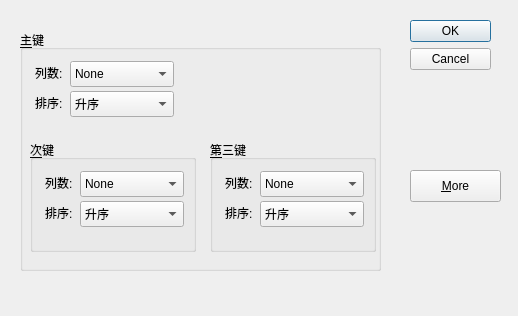
<?xml version="1.0" encoding="UTF-8"?>
<ui version="4.0">
 <class>Dialog</class>
 <widget class="QDialog" name="Dialog">
  <property name="geometry">
   <rect>
    <x>0</x>
    <y>0</y>
    <width>518</width>
    <height>316</height>
   </rect>
  </property>
  <property name="windowTitle">
   <string>Dialog</string>
  </property>
  <widget class="QDialogButtonBox" name="buttonBox">
   <property name="geometry">
    <rect>
     <x>410</x>
     <y>20</y>
     <width>81</width>
     <height>241</height>
    </rect>
   </property>
   <property name="orientation">
    <enum>Qt::Vertical</enum>
   </property>
   <property name="standardButtons">
    <set>QDialogButtonBox::Cancel|QDialogButtonBox::Ok</set>
   </property>
  </widget>
  <widget class="QPushButton" name="pushButton">
   <property name="geometry">
    <rect>
     <x>410</x>
     <y>170</y>
     <width>91</width>
     <height>32</height>
    </rect>
   </property>
   <property name="text">
    <string>&amp;More</string>
   </property>
  </widget>
  <widget class="QGroupBox" name="groupBox">
   <property name="geometry">
    <rect>
     <x>20</x>
     <y>30</y>
     <width>361</width>
     <height>241</height>
    </rect>
   </property>
   <property name="title">
    <string>&amp;主键</string>
   </property>
   <widget class="QLabel" name="label">
    <property name="geometry">
     <rect>
      <x>15</x>
      <y>33</y>
      <width>30</width>
      <height>19</height>
     </rect>
    </property>
    <property name="text">
     <string>列数:</string>
    </property>
   </widget>
   <widget class="QLabel" name="label_2">
    <property name="geometry">
     <rect>
      <x>15</x>
      <y>63</y>
      <width>30</width>
      <height>19</height>
     </rect>
    </property>
    <property name="text">
     <string>排序:</string>
    </property>
   </widget>
   <widget class="QComboBox" name="comboBox">
    <property name="geometry">
     <rect>
      <x>50</x>
      <y>31</y>
      <width>104</width>
      <height>26</height>
     </rect>
    </property>
    <item>
     <property name="text">
      <string>None</string>
     </property>
    </item>
   </widget>
   <widget class="QComboBox" name="comboBox_2">
    <property name="geometry">
     <rect>
      <x>50</x>
      <y>61</y>
      <width>104</width>
      <height>26</height>
     </rect>
    </property>
    <item>
     <property name="text">
      <string>升序</string>
     </property>
    </item>
    <item>
     <property name="text">
      <string>降序</string>
     </property>
    </item>
   </widget>
   <widget class="QGroupBox" name="groupBox_2">
    <property name="geometry">
     <rect>
      <x>10</x>
      <y>110</y>
      <width>166</width>
      <height>112</height>
     </rect>
    </property>
    <property name="title">
     <string>&amp;次键</string>
    </property>
    <widget class="QLabel" name="label_5">
     <property name="geometry">
      <rect>
       <x>15</x>
       <y>33</y>
       <width>30</width>
       <height>19</height>
      </rect>
     </property>
     <property name="text">
      <string>列数:</string>
     </property>
    </widget>
    <widget class="QLabel" name="label_6">
     <property name="geometry">
      <rect>
       <x>15</x>
       <y>63</y>
       <width>30</width>
       <height>19</height>
      </rect>
     </property>
     <property name="text">
      <string>排序:</string>
     </property>
    </widget>
    <widget class="QComboBox" name="comboBox_5">
     <property name="geometry">
      <rect>
       <x>50</x>
       <y>31</y>
       <width>104</width>
       <height>26</height>
      </rect>
     </property>
     <item>
      <property name="text">
       <string>None</string>
      </property>
     </item>
    </widget>
    <widget class="QComboBox" name="comboBox_6">
     <property name="geometry">
      <rect>
       <x>50</x>
       <y>61</y>
       <width>104</width>
       <height>26</height>
      </rect>
     </property>
     <item>
      <property name="text">
       <string>升序</string>
      </property>
     </item>
     <item>
      <property name="text">
       <string>降序</string>
      </property>
     </item>
    </widget>
   </widget>
   <widget class="QGroupBox" name="groupBox_3">
    <property name="geometry">
     <rect>
      <x>190</x>
      <y>110</y>
      <width>166</width>
      <height>112</height>
     </rect>
    </property>
    <property name="title">
     <string>&amp;第三键</string>
    </property>
    <widget class="QLabel" name="label_7">
     <property name="geometry">
      <rect>
       <x>15</x>
       <y>33</y>
       <width>30</width>
       <height>19</height>
      </rect>
     </property>
     <property name="text">
      <string>列数:</string>
     </property>
    </widget>
    <widget class="QLabel" name="label_8">
     <property name="geometry">
      <rect>
       <x>15</x>
       <y>63</y>
       <width>30</width>
       <height>19</height>
      </rect>
     </property>
     <property name="text">
      <string>排序:</string>
     </property>
    </widget>
    <widget class="QComboBox" name="comboBox_7">
     <property name="geometry">
      <rect>
       <x>50</x>
       <y>31</y>
       <width>104</width>
       <height>26</height>
      </rect>
     </property>
     <item>
      <property name="text">
       <string>None</string>
      </property>
     </item>
    </widget>
    <widget class="QComboBox" name="comboBox_8">
     <property name="geometry">
      <rect>
       <x>50</x>
       <y>61</y>
       <width>104</width>
       <height>26</height>
      </rect>
     </property>
     <item>
      <property name="text">
       <string>升序</string>
      </property>
     </item>
     <item>
      <property name="text">
       <string>降序</string>
      </property>
     </item>
    </widget>
   </widget>
  </widget>
 </widget>
 <resources/>
 <connections>
  <connection>
   <sender>buttonBox</sender>
   <signal>accepted()</signal>
   <receiver>Dialog</receiver>
   <slot>accept()</slot>
   <hints>
    <hint type="sourcelabel">
     <x>248</x>
     <y>254</y>
    </hint>
    <hint type="destinationlabel">
     <x>157</x>
     <y>274</y>
    </hint>
   </hints>
  </connection>
  <connection>
   <sender>buttonBox</sender>
   <signal>rejected()</signal>
   <receiver>Dialog</receiver>
   <slot>reject()</slot>
   <hints>
    <hint type="sourcelabel">
     <x>316</x>
     <y>260</y>
    </hint>
    <hint type="destinationlabel">
     <x>286</x>
     <y>274</y>
    </hint>
   </hints>
  </connection>
 </connections>
</ui>
